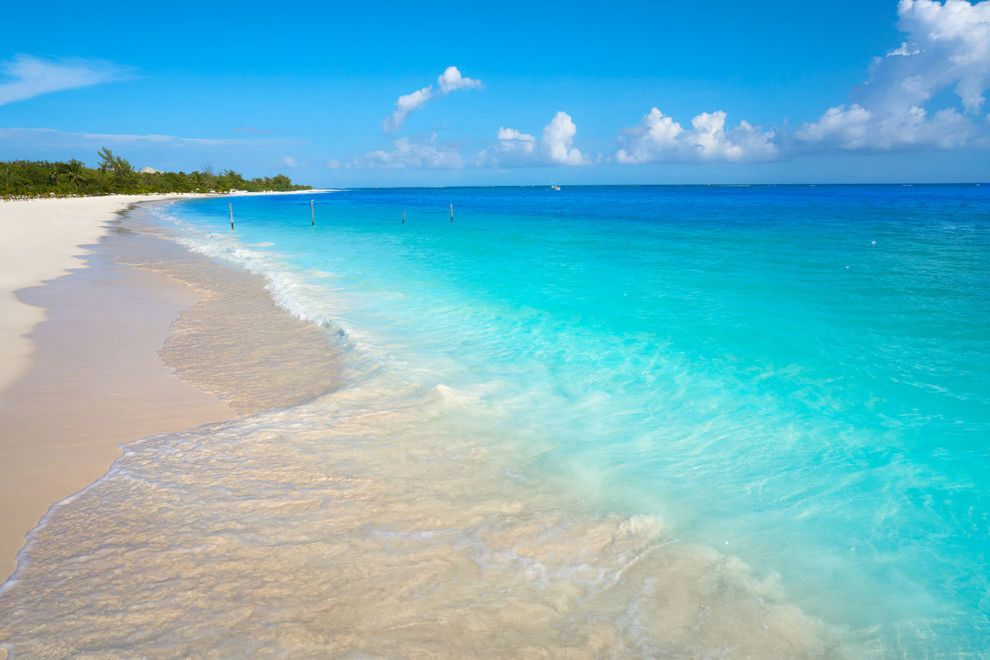
#> input picture opencv_training/images/beach.jpg, 990 x 660 px
$ python otsu_and_riddler.py --image images/beach.jpg   (older library calls are emulated)
#> lines starting #> are read from the running program, lines starting #| are printed output that depends on the picture; after the words box and inside, x2 and y2 are one past the last pixel; in counts of white or black regions, pixels touching at a corner belong together
from __future__ import print_function
import numpy as np
import argparse
import mahotas
import cv2

ap = argparse.ArgumentParser()
ap.add_argument("-i", "--image", required = True, help = "Path to the image")
args = vars(ap.parse_args())

image = cv2.imread(args["image"])
#> image is the input picture: shape (660, 990, 3); mean B, G, R 200, 182.4, 110.3
image = cv2.cvtColor(image, cv2.COLOR_BGR2GRAY)
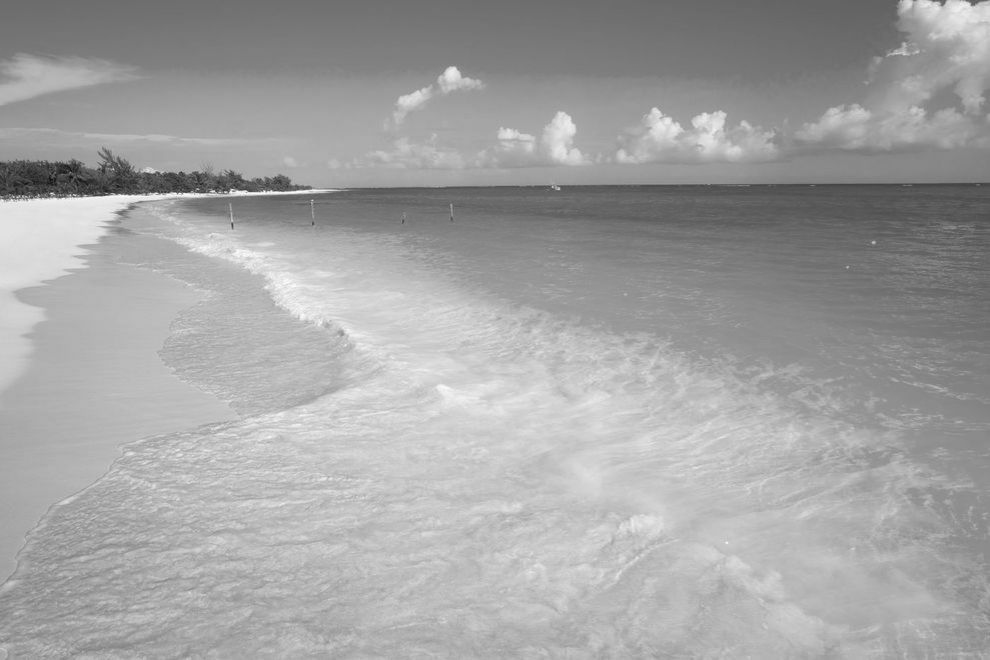
#> image: shape (660, 990); min 14, max 254, mean 162.8
blurred = cv2.GaussianBlur(image, (5, 5), 0)
cv2.imshow("Image", image)

T = mahotas.thresholding.otsu(blurred)
#> T = 154
print("Otsu's threshold: {}".format(T))
#| Otsu's threshold: 154
thresh = image.copy()
print(thresh)
#> (printed output is left out)
thresh[thresh > T] = 255
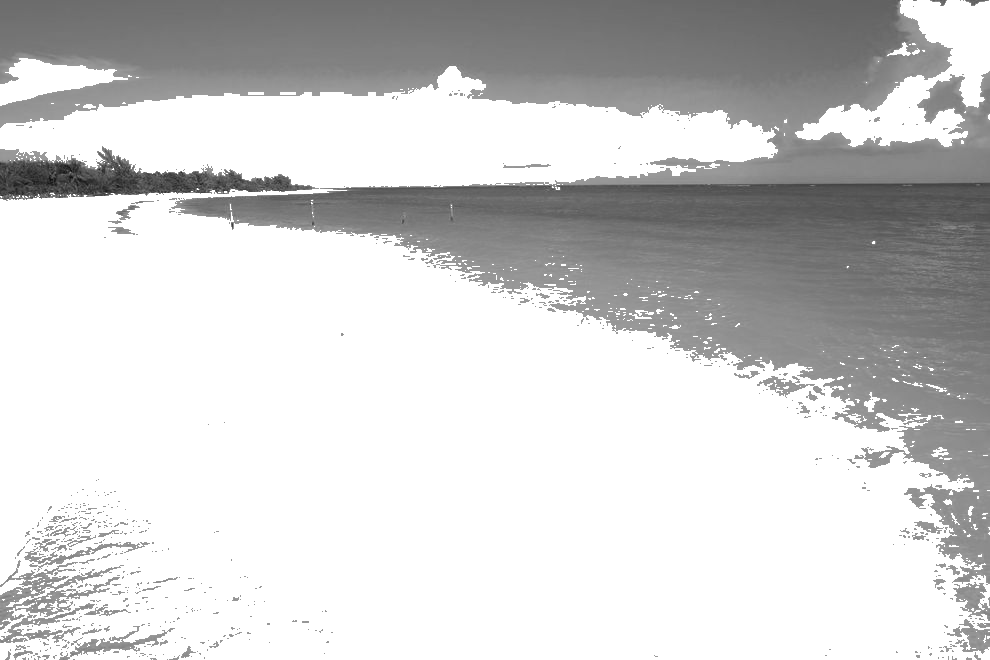
#> thresh: shape (660, 990); min 14, max 255, mean 207.4
print(thresh)
#> (printed output is left out)
thresh[thresh < 255] = 0
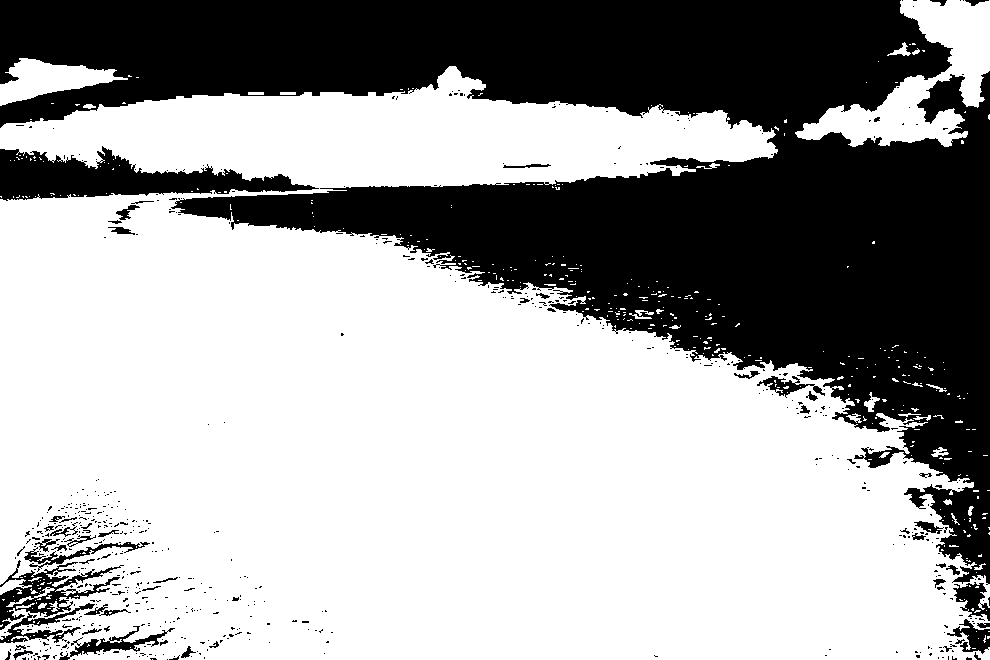
#> thresh: shape (660, 990); 63.5% white; 598 black regions (540 under 20 px), largest, box (x1, y1, x2, y2) and area: (0, 0, 990, 585) 219034, (0, 146, 319, 201) 8399, (0, 560, 124, 630) 2482
thresh = cv2.bitwise_not(thresh)
cv2.imshow("Otsu", thresh)

#> (the run stopped early here; a loop or call above may not have finished)

$ run again, on opencv_training/images/coin_1.jpg
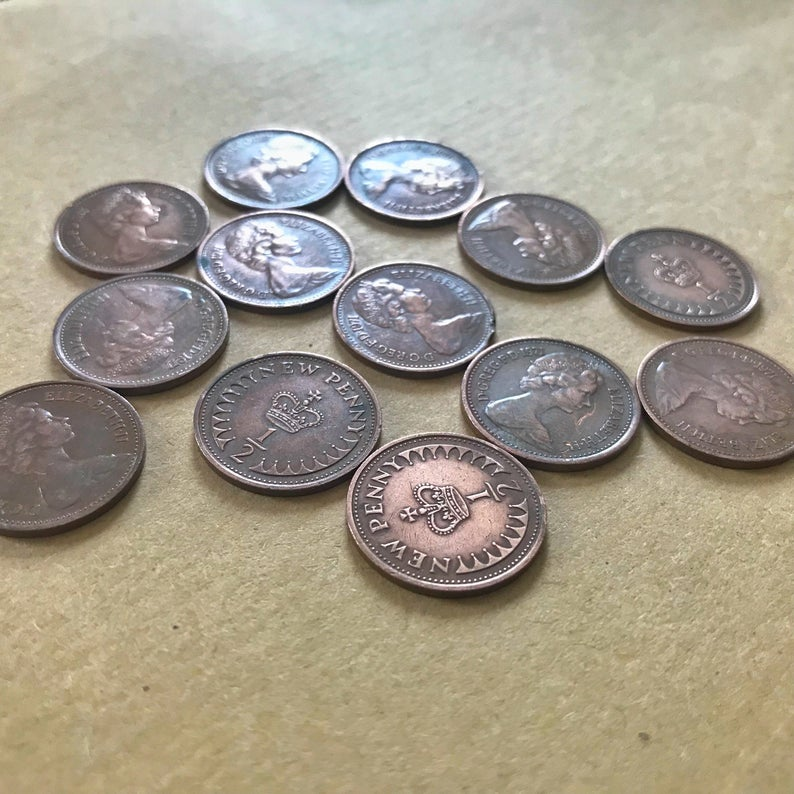
#> input picture opencv_training/images/coin_1.jpg, 794 x 794 px
#> image is the input picture: shape (794, 794, 3); mean B, G, R 140.9, 156.3, 163.8
#> `image = cv2.cvtColor(image, cv2.COLOR_BGR2GRAY)`:
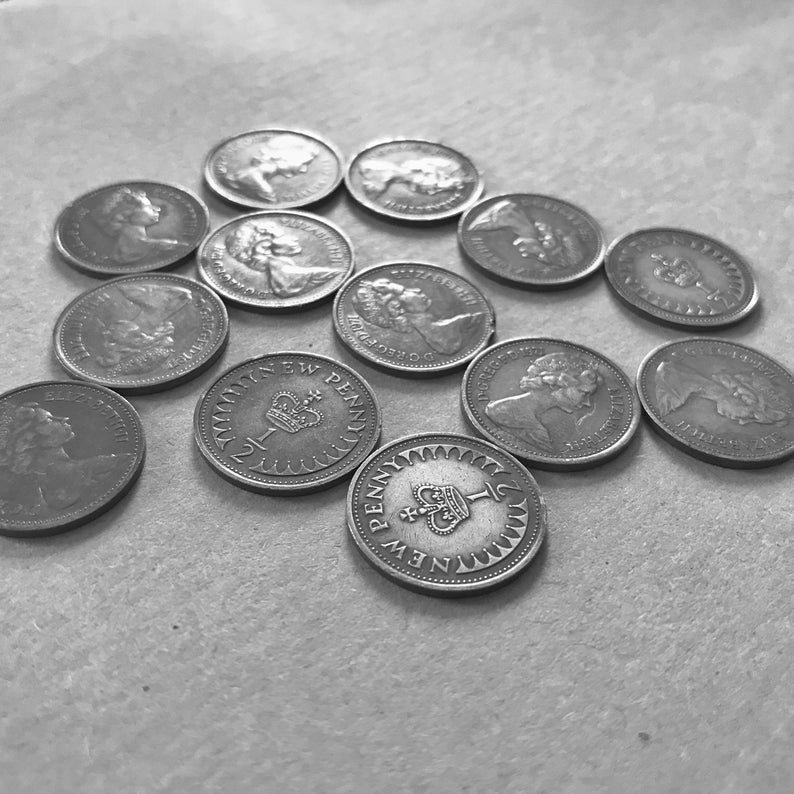
#> image: shape (794, 794); min 1, max 255, mean 156.8
#> T = 141
#| Otsu's threshold: 141
#> (printed output is left out)
#> (printed output is left out)
#> `thresh[thresh < 255] = 0`:
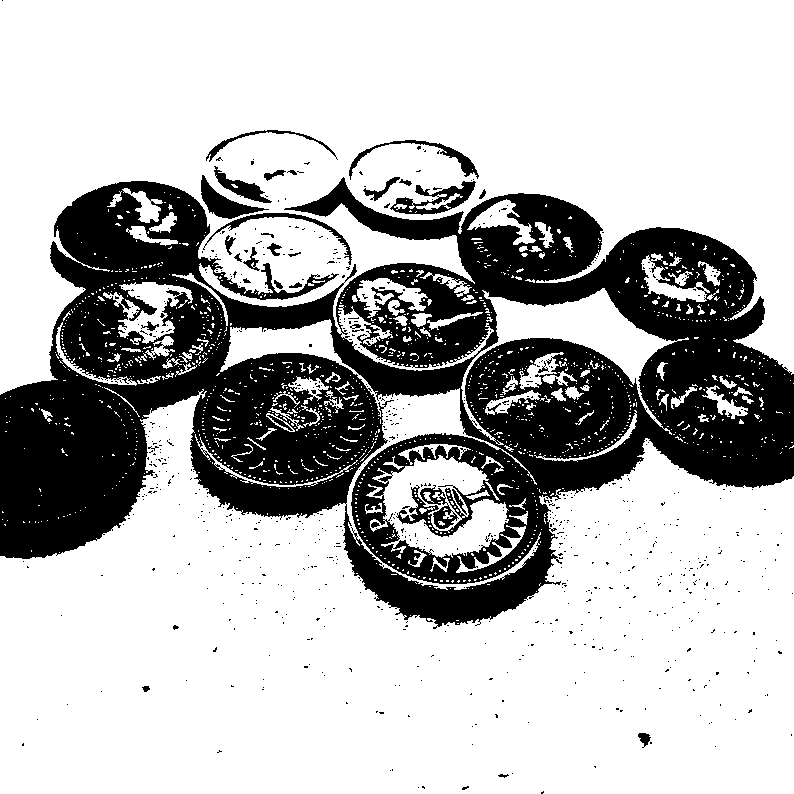
#> thresh: shape (794, 794); 72% white; 754 black regions (724 under 20 px), largest, box (x1, y1, x2, y2) and area: (0, 177, 794, 629) 168328, (390, 181, 476, 215) 1091, (201, 175, 269, 219) 986
